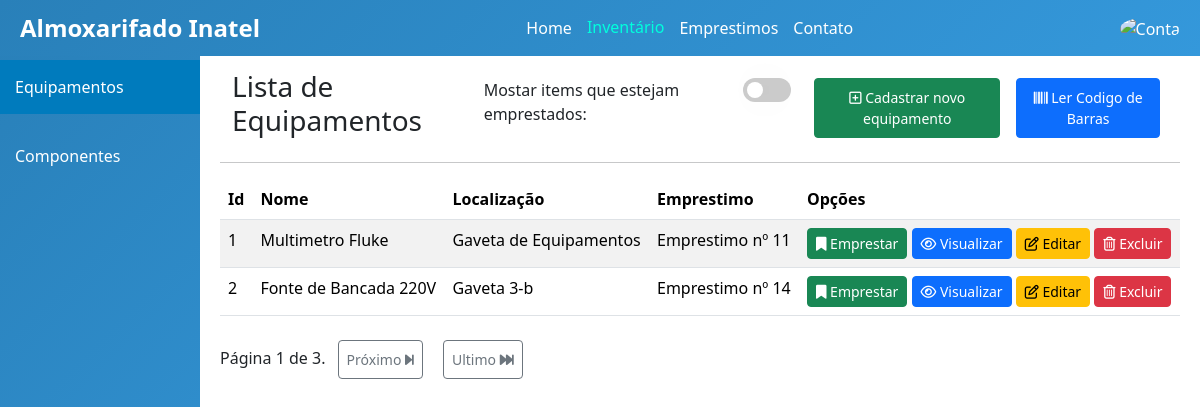
/inventario/equipamentos/ (signed in), run on an earlier commit of the app's database.
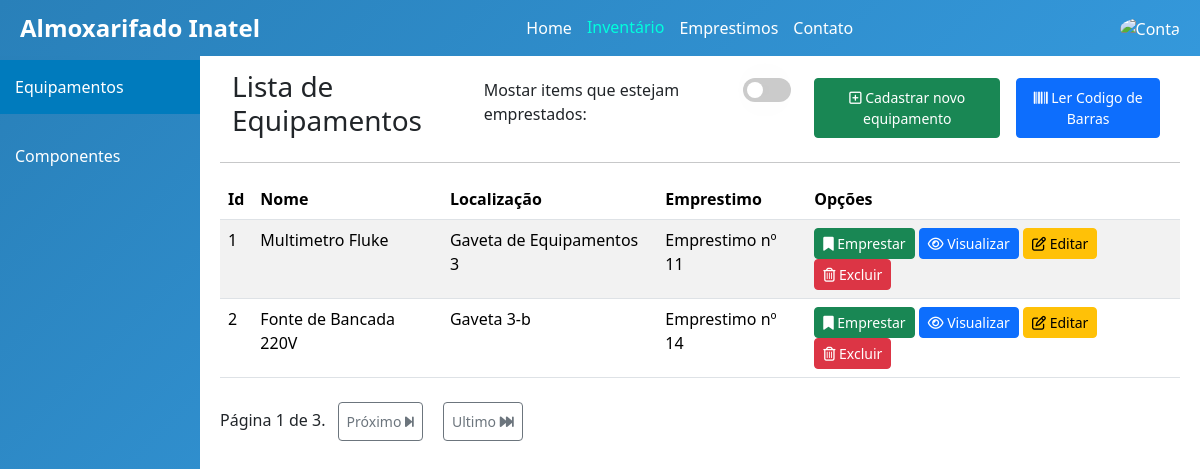
And on a later commit of the database.
### inventario/models.py (models this page shows, shortened)
class Equipamento(models.Model):
    id = models.IntegerField(primary_key=True, unique=True)
    nome = models.CharField(max_length=50)
    descricao = models.CharField(max_length=500,verbose_name='Descrição')
    localizacao = models.CharField(max_length=50, verbose_name='Localização')
    emprestimo = models.ForeignKey(Emprestimo, on_delete=models.SET_DEFAULT, default=None, blank=True, null=True)

### emprestimos/models.py (models this page shows, shortened)
class Emprestimo(models.Model):
    id = models.BigAutoField(primary_key=True, unique=True)
    estado = models.CharField(max_length=50) # Ativo, Pendente(esperando aprovacao), Atrasado
    data_de_retirada = models.DateField(verbose_name='Data de Retirada', auto_now_add=True)
    data_de_devolucao = models.DateField(verbose_name='Data de Devolução')
    aluno = models.ForeignKey(Aluno, on_delete=models.PROTECT)
    funcionario = models.ForeignKey(Funcionario, on_delete=models.PROTECT)

### inventario/views.py (the view)
# urls.py: path('equipamentos/', equipamentosList, name='Listar-Equipamentos'),
def equipamentosList(request):
    if request.user.is_authenticated:
        equipamentos = Equipamento.objects.all()
        paginator = Paginator(equipamentos, 2) # paginador para 20 por pagina
        page_number = request.GET.get('page')
        page_equipamentos = paginator.get_page(page_number)
        return render(request,'equipamentos.html',{'equipamentos':page_equipamentos})
    else:
        return redirect('loginAluno')
    model = Componente
    template_name = 'componentes.html'

### inventario/templates/equipamentos.html (shortened to what this page needs)
{% extends "base.html" %}
{% load static %}
{% block style %}
<link rel="stylesheet" href="{% static 'css/sideBar.css' %}">
<link rel="stylesheet" href="{% static 'css/bootstrap/bootstrap.min.css' %}">
<link rel="stylesheet" href="{% static 'fa/css/all.min.css' %}">
<link rel="stylesheet" href="{% static 'css/tables.css' %}">
<link rel="stylesheet" href="{% static 'css/datatables.min.css' %}">
{% endblock %}
{% block content %}
{% include "includes/sideBar.html" %}
<div class="content">
    <div class="container-fluid">
        <h3>Lista de Equipamentos</h3>
        <div class="buttons">
            <p class="mt-2">Mostar items que estejam emprestados: </p>
            <label class="switch">
                <span class="slider"></span>
            </label>
            {% if user.is_funcionario %}
            <a href="{% url 'Cadastrar-Equipamento' %}" class="btn btn-success btn-sm p-2 m-2" title="Cadastrar">
                <i class="fa-regular fa-square-plus"></i>
                Cadastrar novo equipamento
            </a>
            {% endif %}
            <button id="readerButton" class="btn btn-primary btn-sm p-2 m-2" type="button" title="Ler codigo de barras">
                <i class="fa-solid fa-barcode"></i>
                Ler Codigo de Barras
            </button>
        </div>
    </div>
    <hr>
    <div class="table-responsive">
        <table class="table table-striped" id="tabela-equipamentos">
            <thead>
                <tr>
                    <th>Id</th>
                    <th>Nome</th>
                    <th>Localização</th>
                    <th>Emprestimo</th>
                    <th>Opções</th>
                </tr>
            </thead>
            <tbody>
                {% for equipamento in equipamentos %}
                <tr itemID="{{ equipamento.id }}" itemName="{{ equipamento.nome }}" description="{{ equipamento.descricao }}" itemLocation="{{ equipamento.localizacao }}" emprestimo={% if equipamento.emprestimo != None %} {{ equipamento.emprestimo.id }} {% else %} false {% endif %}>
                    <td>{{ equipamento.id }}</td>
                    <td>{{ equipamento.nome }}</td>
                    <td>{{ equipamento.localizacao }}</td>
                    <td>{% if equipamento.emprestimo == None %} Não associado a emprestimo {% else %} Emprestimo nº {{equipamento.emprestimo.id}} {% endif %} </td>
                    <td>
                        {% if user.is_funcionario %}
                        <button id="emprestimoButton" class="btn btn-success btn-sm" title="Emprestar">
                            <i class="fa fa-bookmark" aria-hidden="true"></i>
                            Emprestar
                        </button>
                        {% endif %}
                        <button id="detail-button" class="btn btn-primary btn-sm" title="Visualizar">
                            <i class="fa-regular fa-eye"></i>
                            Visualizar
                        </button>
                        {% if user.is_funcionario %}
                        <a href="{% url 'Editar-Equipamento' equipamento.id %}" class="btn btn-warning btn-sm" title="Editar">
                            <i class="fa-regular fa-pen-to-square"></i>
                            Editar
                        </a>
                        <button id="delete-Button" class="btn btn-danger btn-sm" title="Excluir">
                            <i class="fa-regular fa-trash-can"></i>
                            Excluir
                        </button>
                        {% endif %}
                    </td>
                </tr>
                {% empty %}
                <tr>
                    <td colspan="4">Nenhum equipamento encontrado</td>
                </tr>
                {% endfor %}
            </tbody>
        </table>
    </div>
    <div class="pagination">
        <span class="step-links">
            <span class="current">
                Página {{ equipamentos.number }} de {{ equipamentos.paginator.num_pages }}.
            </span>
            {% if equipamentos.has_next %}
                <a href="?page={{ equipamentos.next_page_number }}" class="btn btn-outline-secondary btn-sm p-2 m-2">
                    Próximo
                    <i class="fa-solid fa-forward-step"></i>
                </a>
                <a href="?page={{ equipamentos.paginator.num_pages }}" class="btn btn-outline-secondary btn-sm p-2 m-2">
                    Ultimo
                    <i class="fa-solid fa-forward-fast"></i>
                </a>
            {% endif %}
        </span>
    </div>
</div>
{% endblock %}

### templates/base.html (shortened to what this page needs)
{% load static %}
<!DOCTYPE html>
<html lang="pt-br">
<head>
    <link rel="stylesheet" href="{% static 'css/base.css' %}">
    {% block style %}
    {% endblock %}
</head>
<body>
    <div class="app-bar">
        <div class="logo">Almoxarifado Inatel</div>
        <div class="menu">
            <a href="{% url 'home_page' %}" id="home">Home</a>
            <a href="{% url 'Listar-Equipamentos' %}" id="inventario">Inventário</a>
            <a href="{% url 'emprestimo'%}" id="emprestimo">Emprestimos</a>
            <a href="{% url 'contato'%}" id="contato">Contato</a>
        </div>
        <div class="account" onclick="toggleDropdown()">
            <img src="{% static 'imgs/account_icon.png' %}" alt="Conta">
        </div>
    </div>
    <div class="block">
        {% block content %}{% endblock %}
    </div>
</body>
</html>

### inventario/templates/includes/sideBar.html
{% load static %}
<div class="sidebar">
    <a href="{% url 'Listar-Equipamentos' %}" id="Lista-Equipamentos">Equipamentos</a>
    <a href="{% url 'Listar-Componentes' %}" id="Lista-Componentes">Componentes</a>
</div>

### static/css/base.css (style rules this page uses)
body { font-family: Nunito sans, sans-serif; flex-direction: column; min-height: 100vh; margin: 0; padding: 0; background-color: #f0f8ff; }
.app-bar { position: fixed; top: 0; width: 100%; display: flex; justify-content: space-between; align-items: center; padding: 10px 20px; box-sizing: border-box; z-index: 1000; }
.app-bar .logo { font-size: 1.5em; font-weight: bold; }
.app-bar .menu { display: flex; gap: 15px; }
.app-bar .menu a { color: white; text-decoration: none; font-size: 1em; }
.app-bar .menu a.active { color: rgb(0, 255, 221); transform: translateY(-1px); }
.app-bar .account { position: relative; }
.app-bar .account img { width: 30px; height: 30px; border-radius: 50%; cursor: pointer; }
.block { margin-top: 50px; }
.sidebar, .app-bar { background: linear-gradient(135deg, #2980b9, #3498db); color: #fff; }

### static/css/sideBar.css (style rules this page uses)
.sidebar { height: 100%; width: 200px; position: fixed; top: 40px; left: 0; padding-top: 20px; display: flex; flex-direction: column; gap: 15px; z-index: 500; }
.sidebar a { padding: 15px; text-decoration: none; font-size: 1em; color: white; display: block; }
.sidebar a.active { background-color: #007bbd; }
.content { margin-left: 200px; padding: 20px; }

### static/css/tables.css (style rules this page uses)
.container-fluid { display: flex; flex-direction: row; justify-content: space-between; }
.buttons { display: flex; flex-direction: row; justify-content: end; }
.switch { --button-width: 3em; --button-height: 1.5em; --toggle-diameter: 1em; --button-toggle-offset: calc((var(--button-height) - var(--toggle-diameter)) / 2); --toggle-shadow-offset: 10px; --toggle-wider: 2.5em; --color-grey: #cccccc; --color-green: #02a42d; padding-right: 15px; padding-top: 8px; padding-left: 15px; }
.slider { display: inline-block; width: var(--button-width); height: var(--button-height); background-color: var(--color-grey); border-radius: calc(var(--button-height) / 2); position: relative; transition: 0.3s all ease-in-out; }
.slider::after { content: ""; display: inline-block; width: var(--toggle-diameter); height: var(--toggle-diameter); background-color: #fff; border-radius: calc(var(--toggle-diameter) / 2); position: absolute; top: var(--button-toggle-offset); transform: translateX(var(--button-toggle-offset)); box-shadow: var(--toggle-shadow-offset) 0 calc(var(--toggle-shadow-offset) * 4) rgba(0, 0, 0, 0.1); transition: 0.3s all ease-in-out; }

What changed in the data, as far as the page shows it:
changed Equipamento "Multimetro Fluke": localizacao "Gaveta de Equipamentos" → "Gaveta de Equipamentos 3"
